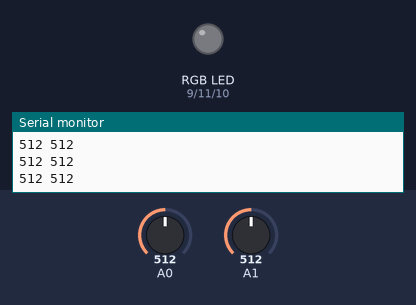
Recording of a sketch running on a simulated Arduino Uno, built with avr-gcc and run on an emulated ATmega328P. Parts: an RGB LED mixed from three pins (HIGH = lit), the last lines printed to the serial monitor. The test bench sets the inputs (shaded band); at power-on: A1 = 512, A0 = 512. Dim RGB values are drawn brighter than linear.

Above: at 1.3 s.
1.4 s: A1 set to 84
2.9 s: A1 set to 76
At 4.2 s:
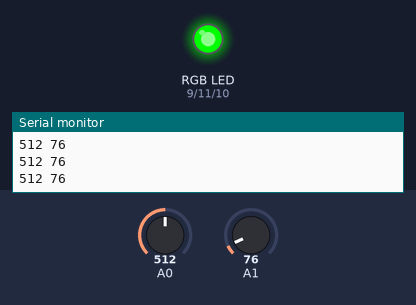
4.5 s: A0 set to 588
6.0 s: A0 set to 612
At 6.8 s:
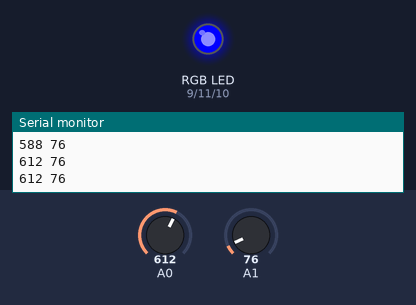
7.5 s: A0 set to 781
9.0 s: A0 set to 813
At 9.4 s:
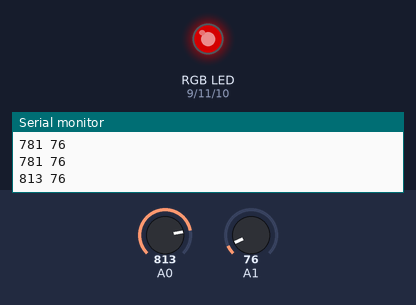
Timing chart, 0 to 11.5 s (numbered marks = the images above; inputs shaded):
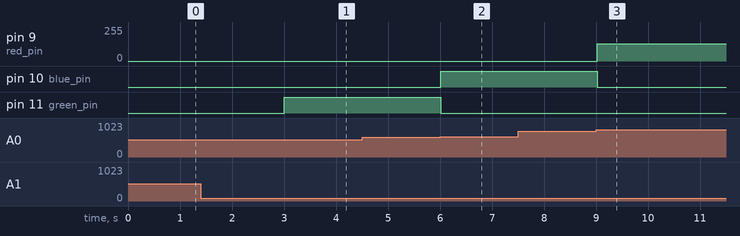

Measured:
- the behaviour switches between 80 and 79 on A1 (found by bisection; images 0 and 1)
- the behaviour switches between 599 and 600 on A0 (found by bisection; images 1 and 2)
- the behaviour switches between 799 and 800 on A0 (found by bisection; images 2 and 3)
- after the input at 2.9 s, pin 11 (green_pin): LOW → HIGH after 0.10 s
- after the input at 6.0 s, pin 10 (blue_pin): LOW → HIGH at once; pin 11 (green_pin): HIGH → LOW at once
- after the input at 9.0 s, pin 9 (red_pin): 0/255 → 128/255 at once; pin 10 (blue_pin): HIGH → LOW at once

The sketch:

lab3_exercise1.ino
```cpp
int red_pin = 9;
int blue_pin = 10;
int green_pin = 11;

//you will need to determine the value for dark
//its unique to the lighting in your room
int dark_threshold = 80;

bool isDark(){
  if (analogRead(A1)<dark_threshold) {
    return true;
  }
  else {
    return false;
  }
}

void turnoff(){
  analogWrite(red_pin, 0);
  analogWrite(blue_pin, 0);
  analogWrite(green_pin, 0);
}

enum ButtonStates{INIT,off, on} current_state;
void SM0_Tick() {
   // State Transistions
   switch(current_state) {
       case INIT:
         current_state = off;
         break;
       case off:
        if (isDark()) {
         current_state = on;
        }
          break;
       case on:
         if (!isDark()) {
         current_state = off;
        }
         break;
       default:
         current_state = off;
         break;
   }
   // State Actions
   switch(current_state) {
   	case INIT:
      break;
    case off:
      turnoff();
      break;
    case on:
   //displays the color white
      if (analogRead(A0)<200){
        analogWrite(red_pin, 0);
        analogWrite(green_pin, 206);
        analogWrite(blue_pin, 209);
      }
      if (analogRead(A0)>=200 && analogRead(A0)<400){
        analogWrite(red_pin, 255);
        analogWrite(green_pin, 165);
        analogWrite(blue_pin, 0);
      }
      if (analogRead(A0)>=400 && analogRead(A0)<600){
        analogWrite(red_pin, 0);
        analogWrite(green_pin, 255);
        analogWrite(blue_pin, 0);
      }
      if (analogRead(A0)>=600 && analogRead(A0)<800){
        analogWrite(red_pin, 0);
        analogWrite(green_pin, 0);
        analogWrite(blue_pin, 255);
      }
      if (analogRead(A0)>=800){
        analogWrite(red_pin, 128);
        analogWrite(green_pin, 0);
        analogWrite(blue_pin, 0);
      }
      break;
   	default:
      break;
   }
}

void setup() {
  // put your setup code here, to run once:
  pinMode(red_pin, OUTPUT);
  pinMode(green_pin, OUTPUT);
  pinMode(blue_pin, OUTPUT);
  Serial.begin(9600);
  current_state = INIT;
}
void loop() {
  // put your main code here, to run repeatedly:
  SM0_Tick();
  //you can delete these prints if you want they are
  //just here to show you the values of the
  //potentiometer(A0) and the photoresistor(A1)
  Serial.print(analogRead(A0));
  Serial.print(' ');
  Serial.println(analogRead(A1));
  //DELETE THIS LINE OF CODE WHEN YOU MAKE YOUR SOLUTION
  delay(500); //DELETE ME!!!!!
  //PLEASE DONT FORGET TO DELETE THE DELAY FUNCTION
  //its only there so you can see the transition from states
  //and so that your serial monitor is not spammed with values
}
```
